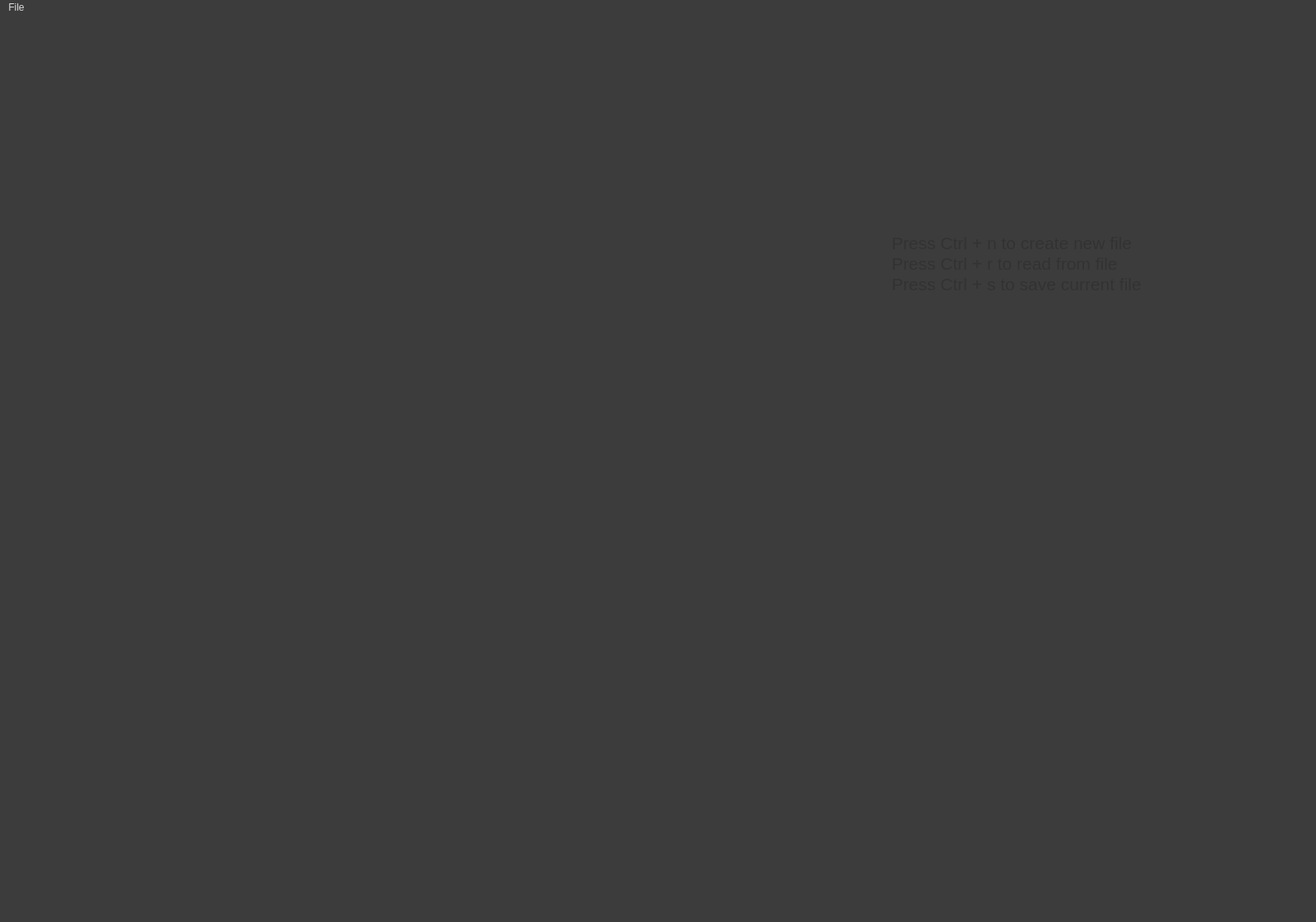
<?xml version="1.0" encoding="UTF-8"?>
<ui version="4.0">
 <class>MainWindow</class>
 <widget class="QMainWindow" name="MainWindow">
  <property name="geometry">
   <rect>
    <x>0</x>
    <y>0</y>
    <width>1600</width>
    <height>1121</height>
   </rect>
  </property>
  <property name="font">
   <font>
    <pointsize>13</pointsize>
   </font>
  </property>
  <property name="windowTitle">
   <string>Design Your Network</string>
  </property>
  <property name="windowIcon">
   <iconset resource="resources.qrc">
    <normaloff>:/resources/icons/main.ico</normaloff>:/resources/icons/main.ico</iconset>
  </property>
  <property name="autoFillBackground">
   <bool>false</bool>
  </property>
  <property name="styleSheet">
   <string notr="true">background-color: rgb(60, 60, 60);
color: rgb(220, 220, 220);</string>
  </property>
  <widget class="QWidget" name="centralwidget">
   <property name="font">
    <font>
     <family>Niagara Solid</family>
     <pointsize>13</pointsize>
    </font>
   </property>
   <widget class="QPushButton" name="pushButton">
    <property name="enabled">
     <bool>true</bool>
    </property>
    <property name="geometry">
     <rect>
      <x>200</x>
      <y>-30</y>
      <width>821</width>
      <height>801</height>
     </rect>
    </property>
    <property name="font">
     <font>
      <stylestrategy>PreferAntialias</stylestrategy>
     </font>
    </property>
    <property name="text">
     <string/>
    </property>
    <property name="icon">
     <iconset resource="resources.qrc">
      <normaloff>:/resources/img/main.png</normaloff>:/resources/img/main.png</iconset>
    </property>
    <property name="iconSize">
     <size>
      <width>900</width>
      <height>900</height>
     </size>
    </property>
    <property name="default">
     <bool>false</bool>
    </property>
    <property name="flat">
     <bool>true</bool>
    </property>
   </widget>
   <widget class="QTextEdit" name="textEdit">
    <property name="geometry">
     <rect>
      <x>1080</x>
      <y>260</y>
      <width>321</width>
      <height>91</height>
     </rect>
    </property>
    <property name="font">
     <font>
      <pointsize>20</pointsize>
     </font>
    </property>
    <property name="styleSheet">
     <string notr="true">color: rgb(50, 50, 50);</string>
    </property>
    <property name="frameShape">
     <enum>QFrame::NoFrame</enum>
    </property>
    <property name="html">
     <string>&lt;!DOCTYPE HTML PUBLIC &quot;-//W3C//DTD HTML 4.0//EN&quot; &quot;http://www.w3.org/TR/REC-html40/strict.dtd&quot;&gt;
&lt;html&gt;&lt;head&gt;&lt;meta name=&quot;qrichtext&quot; content=&quot;1&quot; /&gt;&lt;style type=&quot;text/css&quot;&gt;
p, li { white-space: pre-wrap; }
&lt;/style&gt;&lt;/head&gt;&lt;body style=&quot; font-family:'MS Shell Dlg 2'; font-size:20pt; font-weight:400; font-style:normal;&quot;&gt;
&lt;p style=&quot; margin-top:0px; margin-bottom:0px; margin-left:0px; margin-right:0px; -qt-block-indent:0; text-indent:0px;&quot;&gt;&lt;span style=&quot; font-size:16pt;&quot;&gt;Press Ctrl + n to create new file&lt;/span&gt;&lt;/p&gt;
&lt;p style=&quot; margin-top:0px; margin-bottom:0px; margin-left:0px; margin-right:0px; -qt-block-indent:0; text-indent:0px;&quot;&gt;&lt;span style=&quot; font-size:16pt;&quot;&gt;Press Ctrl + r to read from file&lt;/span&gt;&lt;/p&gt;
&lt;p style=&quot; margin-top:0px; margin-bottom:0px; margin-left:0px; margin-right:0px; -qt-block-indent:0; text-indent:0px;&quot;&gt;&lt;span style=&quot; font-size:16pt;&quot;&gt;Press Ctrl + s to save current file&lt;/span&gt;&lt;/p&gt;&lt;/body&gt;&lt;/html&gt;</string>
    </property>
   </widget>
  </widget>
  <widget class="QMenuBar" name="menubar">
   <property name="geometry">
    <rect>
     <x>0</x>
     <y>0</y>
     <width>1600</width>
     <height>20</height>
    </rect>
   </property>
   <widget class="QMenu" name="menuNewFile">
    <property name="title">
     <string>File</string>
    </property>
    <addaction name="actionNew"/>
    <addaction name="actionRead"/>
    <addaction name="actionSave"/>
   </widget>
   <addaction name="menuNewFile"/>
  </widget>
  <widget class="QStatusBar" name="statusbar"/>
  <action name="actionNew">
   <property name="text">
    <string>New</string>
   </property>
  </action>
  <action name="actionRead">
   <property name="text">
    <string>Read</string>
   </property>
  </action>
  <action name="actionSave">
   <property name="text">
    <string>Save</string>
   </property>
  </action>
 </widget>
 <resources>
  <include location="resources.qrc"/>
 </resources>
 <connections/>
</ui>
